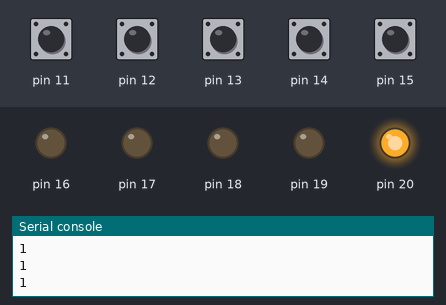
Bench run of a program on a simulated MicroPython board. Parts: output pins drawn as LEDs (lit = HIGH), the last lines printed to the serial console. The test bench sets the inputs (shaded band); at power-on: pin 11–15 LOW.

Above: at 1.2 s.
1.3 s: pin 13 pulled HIGH for 0.15 s
At 3.2 s:
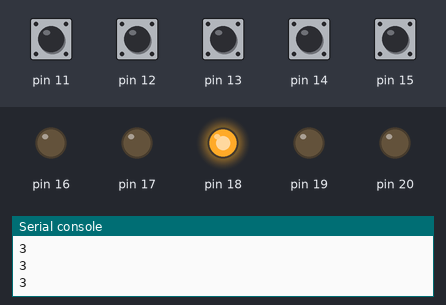
3.5 s: pin 14 pulled HIGH for 0.15 s
At 4.9 s:
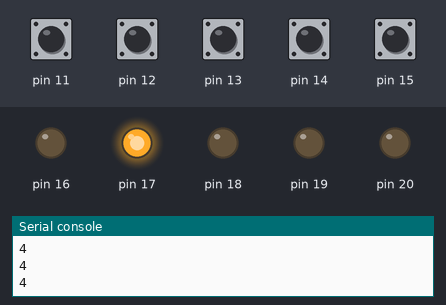
5.3 s: pin 15 pulled HIGH for 0.15 s
At 6.4 s:
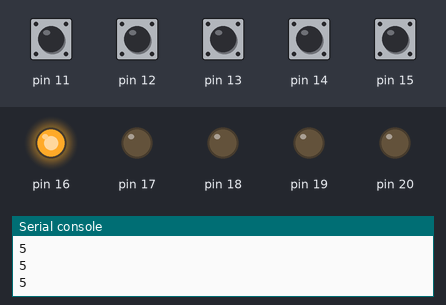
7.1 s: pin 11 pulled HIGH for 0.15 s
At 8.46 s:
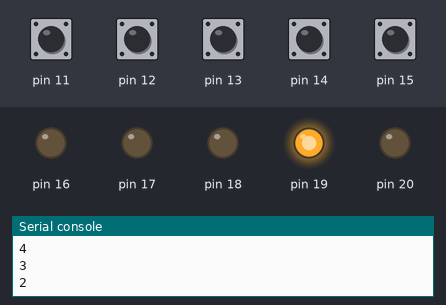
10.1 s: pin 12 pulled HIGH for 0.15 s
At 11.5 s:
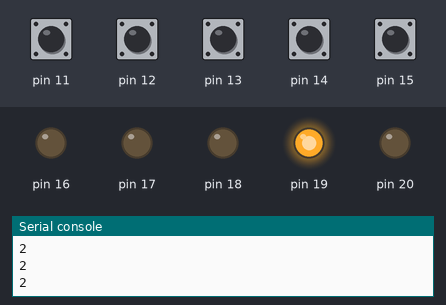
11.9 s: pin 11 pulled HIGH for 1 s
At 13.0 s:
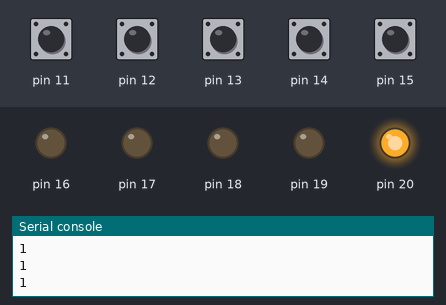
Timing chart, 0 to 14.9 s (numbered marks = the images above; inputs shaded):
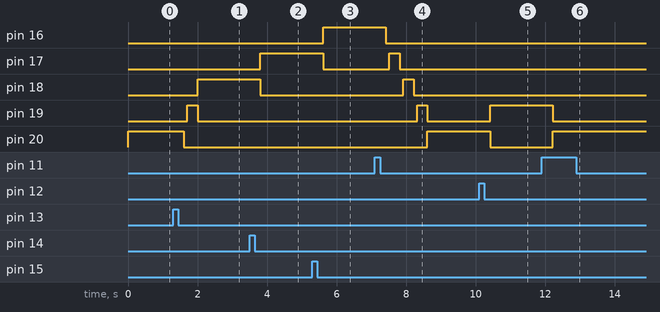

The program:

Lift_v2.py
```python
from machine import Pin
import time

def btn_pin(pin_number: int):
    return Pin(pin_number, Pin.IN, Pin.PULL_DOWN)

def led_pin(pin_number: int):
    return Pin(pin_number, Pin.OUT)

class Floor:
    def __init__(self, btn_pin: Pin, led_pin: Pin):
        self.btn_pin = btn_pin
        self.led_pin = led_pin

    def is_pressed(self):
        return self.btn_pin.value() == 1

    def led_on(self):
        self.led_pin.value(1)

    def led_off(self):
        self.led_pin.value(0)

    def blink(self, duration: float = 0.3):
            self.led_on()
            time.sleep(duration)
            self.led_off()

floors = {
    5: Floor(btn_pin(15), led_pin(16)),
    4: Floor(btn_pin(14), led_pin(17)),
    3: Floor(btn_pin(13), led_pin(18)),
    2: Floor(btn_pin(12), led_pin(19)),
    1: Floor(btn_pin(11), led_pin(20))
}

def move_one_floor(current: int, target: int):
    floors[current].blink()
    return (current + 1) if target > current else (current - 1)

floors[1].led_on()
current_floor = 1
target_floor = None
moving = False

while True:
    if not moving:
        for number, floor in floors.items():
            if floor.is_pressed():
                target_floor = number
                moving = current_floor != target_floor
                break


    if moving:
        current_floor = move_one_floor(current_floor, target_floor)

        if current_floor == target_floor:
            floors[current_floor].led_on()
            moving = False

    print(current_floor)
    time.sleep(0.1)
```

Measured:
- after the input at 1.3 s, pin 18: LOW → HIGH after 0.70 s; pin 19: LOW → HIGH after 0.40 s, → LOW 0.30 s later; pin 20: HIGH → LOW after 0.30 s
- after the input at 3.5 s, pin 17: LOW → HIGH after 0.31 s; pin 18: HIGH → LOW after 0.31 s
- after the input at 5.3 s, pin 16: LOW → HIGH after 0.31 s; pin 17: HIGH → LOW after 0.31 s
- after the input at 7.1 s, pin 16: HIGH → LOW after 0.31 s; pin 17: LOW → HIGH after 0.41 s, → LOW 0.30 s later; pin 18: LOW → HIGH after 0.81 s, → LOW 0.30 s later; pin 19: LOW → HIGH after 1.2 s, → LOW 0.30 s later; pin 20: LOW → HIGH after 1.5 s
- after the input at 10.1 s, pin 19: LOW → HIGH after 0.32 s; pin 20: HIGH → LOW after 0.32 s
- after the input at 11.9 s, pin 19: HIGH → LOW after 0.32 s; pin 20: LOW → HIGH after 0.32 s
